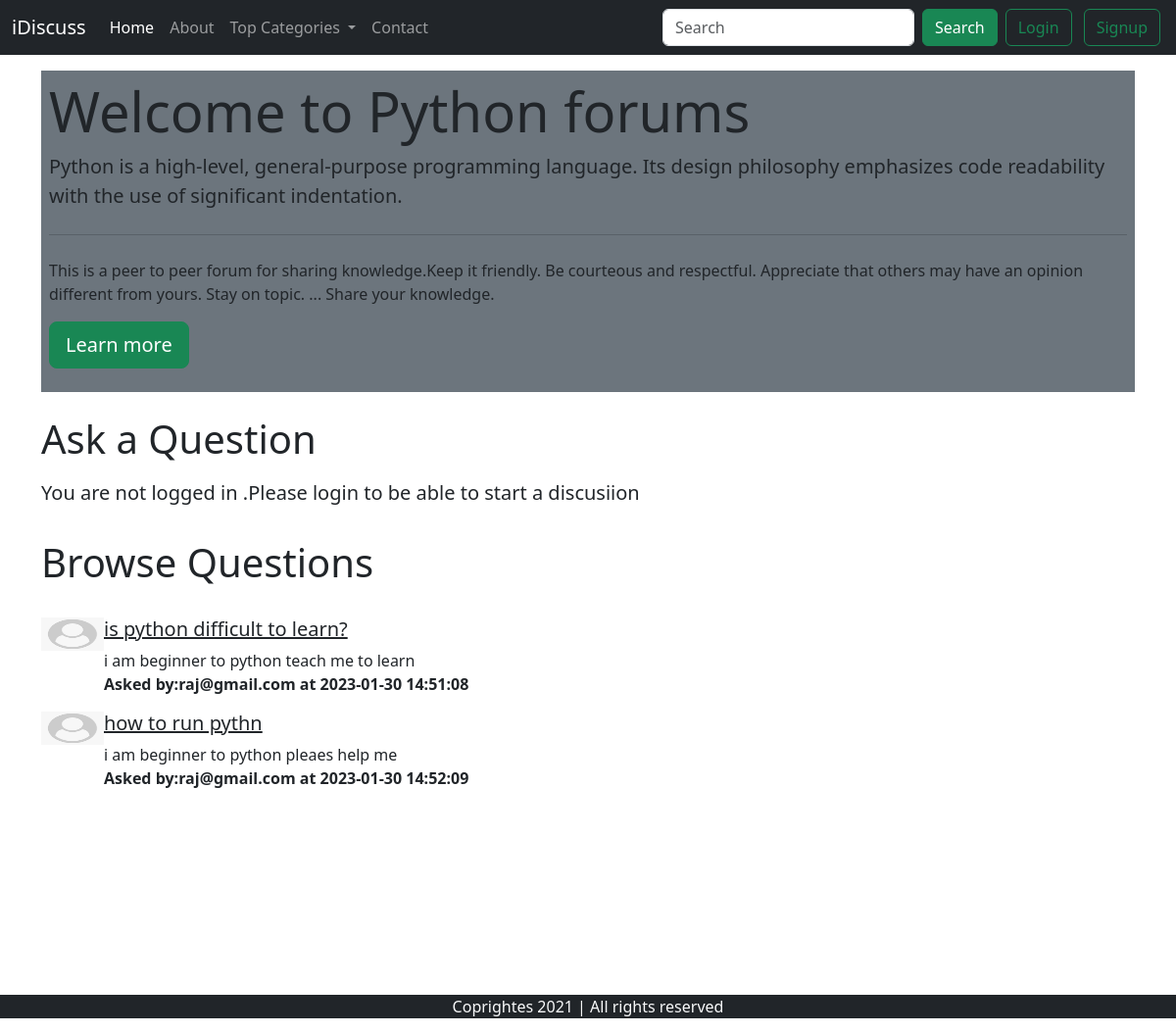
The app's page /threadlist.php?catid=1 with its own data.
### tables this page shows
CREATE TABLE `categories` (
  `category_id` int(10) NOT NULL,
  `category_name` varchar(255) NOT NULL,
  `category_description` varchar(255) NOT NULL,
  `created` datetime NOT NULL DEFAULT current_timestamp()
);

CREATE TABLE `thread` (
  `thread_id` int(7) NOT NULL,
  `thread_title` varchar(255) NOT NULL,
  `thread_description` text NOT NULL,
  `thread_cat_id` int(7) NOT NULL,
  `thread_user_id` int(7) NOT NULL,
  `timestamp` datetime NOT NULL DEFAULT current_timestamp()
);

CREATE TABLE `users` (
  `sno` int(10) NOT NULL,
  `user_email` varchar(30) NOT NULL,
  `user_pass` varchar(255) NOT NULL,
  `timestamp` datetime NOT NULL DEFAULT current_timestamp()
);

### threadlist.php (the view, shortened to what this page needs)
<!doctype html>
<html lang="en">
<head>
    <link href="https://cdn.jsdelivr.net/npm/bootstrap@5.3.0-alpha1/dist/css/bootstrap.min.css" rel="stylesheet"
>
</head>
<body>
    <?php include 'partials/_dbconnect.php';?>
    <?php include 'partials/_header.php';?>
    <?php
      $id=$_GET['catid'];
      $sql="Select * from categories where category_id=$id";
      $result=mysqli_query($conn,$sql);
      while($row=mysqli_fetch_assoc($result)){
      $catname=$row['category_name'];
      $catdesc=$row['category_description'];
    }
    ?>
    <div class="container">
        <div class="jumbotron bg-secondary my-3 py-2 px-2">
            <h1 class="display-4">Welcome to <?php echo $catname; ?> forums</h1>
            <p class="lead"><?php echo $catdesc; ?></p>
            <hr class="my-4">
            <p>This is a peer to peer forum for sharing knowledge.Keep it friendly.
                Be courteous and respectful. Appreciate that others may have an opinion different from yours.
                Stay on topic. ...
                Share your knowledge.</p>
            <p class="lead">
                <a class="btn btn-success btn-lg" href="#" role="button">Learn more</a>
            </p>
        </div>
    </div>
    <?php
    if(isset($_SESSION['loggedin'])&&$_SESSION['loggedin']=="true"){
        echo '<div class="container">
        <h1 class="py-2">Ask a Question</h1>
        <form action="'. $_SERVER['REQUEST_URI'].'" method="post">
            <div class="mb-3">
                <label for="exampleInputEmail1" class="form-label">Problem title</label>
                <input type="text" class="form-control" id="title" name="title" aria-describedby="emailHelp">
                <div id="emailHelp" class="form-text">Keep problem short and crispy as possible.</div>
            </div>
            <div class="form-group-3">
                <label for="description" class="form-label">Elaborate your concern</label>
                <textarea class="form-control" id="description" name="description" style="height: 100px"></textarea>
            </div>
            <button type="submit" class="btn btn-success my-2">Submit</button>
        </form>
    </div>';
    }
    else{
        echo '<div class="container">
        <h1 class="py-2">Ask a Question</h1>
                    <p class="lead">You are not logged in .Please login to be able to start a discusiion</p>
               </div>';
    }
    ?>
    <div class="container" id="ques">
        <h1 class="py-3">Browse Questions</h1>
        <?php
      $id=$_GET['catid'];
      $sql="Select * from thread where thread_cat_id=$id";
      $result=mysqli_query($conn,$sql);
      while($row=mysqli_fetch_assoc($result)){
      $id=$row['thread_id'];
      $title=$row['thread_title'];
      $desc=$row['thread_description'];
      $thread_time=$row['timestamp'];
      $thread_user_id=$row['thread_user_id'];
      $sql2="select user_email from users where sno='$thread_user_id'";
      $result2=mysqli_query($conn,$sql2);
      $row2=mysqli_fetch_assoc($result2);
        echo '<div class="media d-flex my-3 " >
            <img class="mr-3" src="img/userdefault.png" alt="Generic placeholder image" width="64px" height="34px">
            <div class="media-body">
                <h5 class="mt-0"><a href="thread.php?threadid='.$id.'" class="text-dark">'.$title.'</a></h5>
                '.$desc.' <p class="fw-bold my-0">Asked by:'.$row2['user_email'].' at '.$thread_time.'</p>
            </div>
        </div>';
    }
    ?>
    </div>
    <?php include 'partials/_footer.php';?>
</body>
</html>

### partials/_header.php (shortened to what this page needs)
<?php
echo '<nav class="navbar navbar-dark navbar-expand-lg bg-dark  ">
<div class="container-fluid ">
  <a class="navbar-brand" href="index.php">iDiscuss</a>
  <button class="navbar-toggler" type="button" data-bs-toggle="collapse" data-bs-target="#navbarSupportedContent" aria-controls="navbarSupportedContent" aria-expanded="false" aria-label="Toggle navigation">
    <span class="navbar-toggler-icon"></span>
  </button>
  <div class="collapse navbar-collapse" id="navbarSupportedContent">
    <ul class="navbar-nav me-auto mb-2 mb-lg-0">
      <li class="nav-item">
        <a class="nav-link active" aria-current="page" href="index.php">Home</a>
      </li>
      <li class="nav-item">
        <a class="nav-link" href="about.php">About</a>
      </li>
      <li class="nav-item dropdown">
          <a class="nav-link dropdown-toggle" href="#" role="button" data-bs-toggle="dropdown" aria-expanded="false">
            Top Categories
          </a>
          <ul class="dropdown-menu">';
        echo ' </ul>
        </li>
      <li class="nav-item">
        <a class="nav-link " href="contact.php">Contact</a>
      </li>
    </ul>';
    echo '<form class="d-flex" role="search" action="/forum/search.php" method="get">
      <input class="form-control me-2" type="search" placeholder="Search" name="search" aria-label="Search">
      <button class="btn btn-success" type="submit">Search</button>
      </form>';
      if(isset($_SESSION['loggedin'])&&$_SESSION['loggedin']=="true"){
      echo '<div class="mx-2"><p class="text-light my-0 mx-2">welcome '.$_SESSION['useremail'].'</p>'.
     '<a href="partials/_logout.php" class="btn btn-outline-success float-end">Logout</a>';
      }
      else{
        echo '<button class="btn btn-outline-success mx-2"  data-bs-toggle="modal" data-bs-target="#loginModal">Login</button>
        <button class="btn btn-outline-success mx-1"data-bs-toggle="modal" data-bs-target="#signupModal">Signup</button> ';
      }
    echo '
          </div>
      </div>
      </div>
      </nav>';
?>

### partials/_footer.php
<div class="conatiner bg-dark text-light">
    <p class="text-center mt-5">Coprightes 2021 | All rights reserved</p>
</div>

### threadlist.php (style rules this page uses)
#ques { min-height: 433px; }

### records on screen
categories: category_name "Python", category_description "Python is a high-level, general-purpose programming language. Its design philosophy emphasizes code readability with the use of significant indentation."
thread: thread_title "is python difficult to learn?", thread_description "i am beginner to python teach me to learn", users.user_email "raj@gmail.com", timestamp "2023-01-30 14:51:08"
thread: thread_title "how to run pythn", thread_description "i am beginner to python pleaes help me", users.user_email "raj@gmail.com", timestamp "2023-01-30 14:52:09"
